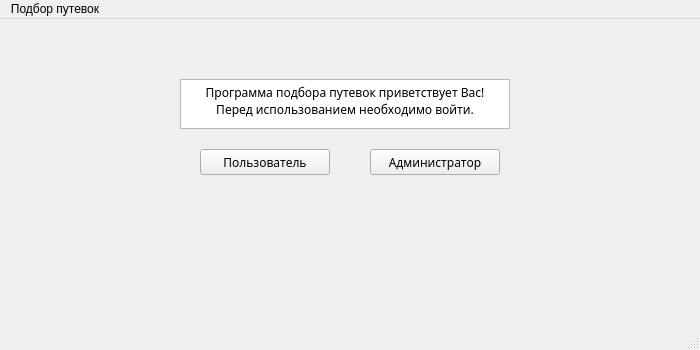
<?xml version="1.0" encoding="UTF-8"?>
<ui version="4.0">
 <class>MainWindow</class>
 <widget class="QMainWindow" name="MainWindow">
  <property name="geometry">
   <rect>
    <x>0</x>
    <y>0</y>
    <width>700</width>
    <height>350</height>
   </rect>
  </property>
  <property name="windowTitle">
   <string>MainWindow</string>
  </property>
  <widget class="QWidget" name="centralwidget">
   <widget class="QTextBrowser" name="textBrowser">
    <property name="geometry">
     <rect>
      <x>180</x>
      <y>60</y>
      <width>330</width>
      <height>50</height>
     </rect>
    </property>
    <property name="font">
     <font>
      <family>Montserrat SemiBold</family>
      <pointsize>16</pointsize>
      <bold>true</bold>
     </font>
    </property>
    <property name="html">
     <string>&lt;!DOCTYPE HTML PUBLIC &quot;-//W3C//DTD HTML 4.0//EN&quot; &quot;http://www.w3.org/TR/REC-html40/strict.dtd&quot;&gt;
&lt;html&gt;&lt;head&gt;&lt;meta name=&quot;qrichtext&quot; content=&quot;1&quot; /&gt;&lt;meta charset=&quot;utf-8&quot; /&gt;&lt;style type=&quot;text/css&quot;&gt;
p, li { white-space: pre-wrap; }
hr { height: 1px; border-width: 0; }
li.unchecked::marker { content: &quot;\2610&quot;; }
li.checked::marker { content: &quot;\2612&quot;; }
&lt;/style&gt;&lt;/head&gt;&lt;body style=&quot; font-family:'Montserrat SemiBold'; font-size:16pt; font-weight:700; font-style:normal;&quot;&gt;
&lt;p align=&quot;center&quot; style=&quot; margin-top:0px; margin-bottom:0px; margin-left:0px; margin-right:0px; -qt-block-indent:0; text-indent:0px;&quot;&gt;&lt;span style=&quot; font-family:'Segoe UI'; font-size:9pt; font-weight:400;&quot;&gt;Программа подбора путевок приветствует Вас!&lt;/span&gt;&lt;/p&gt;
&lt;p align=&quot;center&quot; style=&quot; margin-top:0px; margin-bottom:0px; margin-left:0px; margin-right:0px; -qt-block-indent:0; text-indent:0px;&quot;&gt;&lt;span style=&quot; font-family:'Segoe UI'; font-size:9pt; font-weight:400;&quot;&gt;Перед использованием необходимо войти.&lt;/span&gt;&lt;/p&gt;&lt;/body&gt;&lt;/html&gt;</string>
    </property>
   </widget>
   <widget class="QPushButton" name="pushButton">
    <property name="geometry">
     <rect>
      <x>200</x>
      <y>130</y>
      <width>130</width>
      <height>26</height>
     </rect>
    </property>
    <property name="font">
     <font>
      <family>Montserrat Medium</family>
     </font>
    </property>
    <property name="text">
     <string>Пользователь</string>
    </property>
    <property name="checkable">
     <bool>false</bool>
    </property>
   </widget>
   <widget class="QPushButton" name="pushButton_2">
    <property name="geometry">
     <rect>
      <x>370</x>
      <y>130</y>
      <width>130</width>
      <height>26</height>
     </rect>
    </property>
    <property name="font">
     <font>
      <family>Montserrat Medium</family>
     </font>
    </property>
    <property name="text">
     <string>Администратор</string>
    </property>
    <property name="checkable">
     <bool>false</bool>
    </property>
   </widget>
  </widget>
  <widget class="QMenuBar" name="menubar">
   <property name="geometry">
    <rect>
     <x>0</x>
     <y>0</y>
     <width>700</width>
     <height>21</height>
    </rect>
   </property>
   <widget class="QMenu" name="menu">
    <property name="title">
     <string>Подбор путевок</string>
    </property>
   </widget>
   <addaction name="menu"/>
  </widget>
  <widget class="QStatusBar" name="statusbar"/>
 </widget>
 <resources/>
 <connections/>
</ui>
